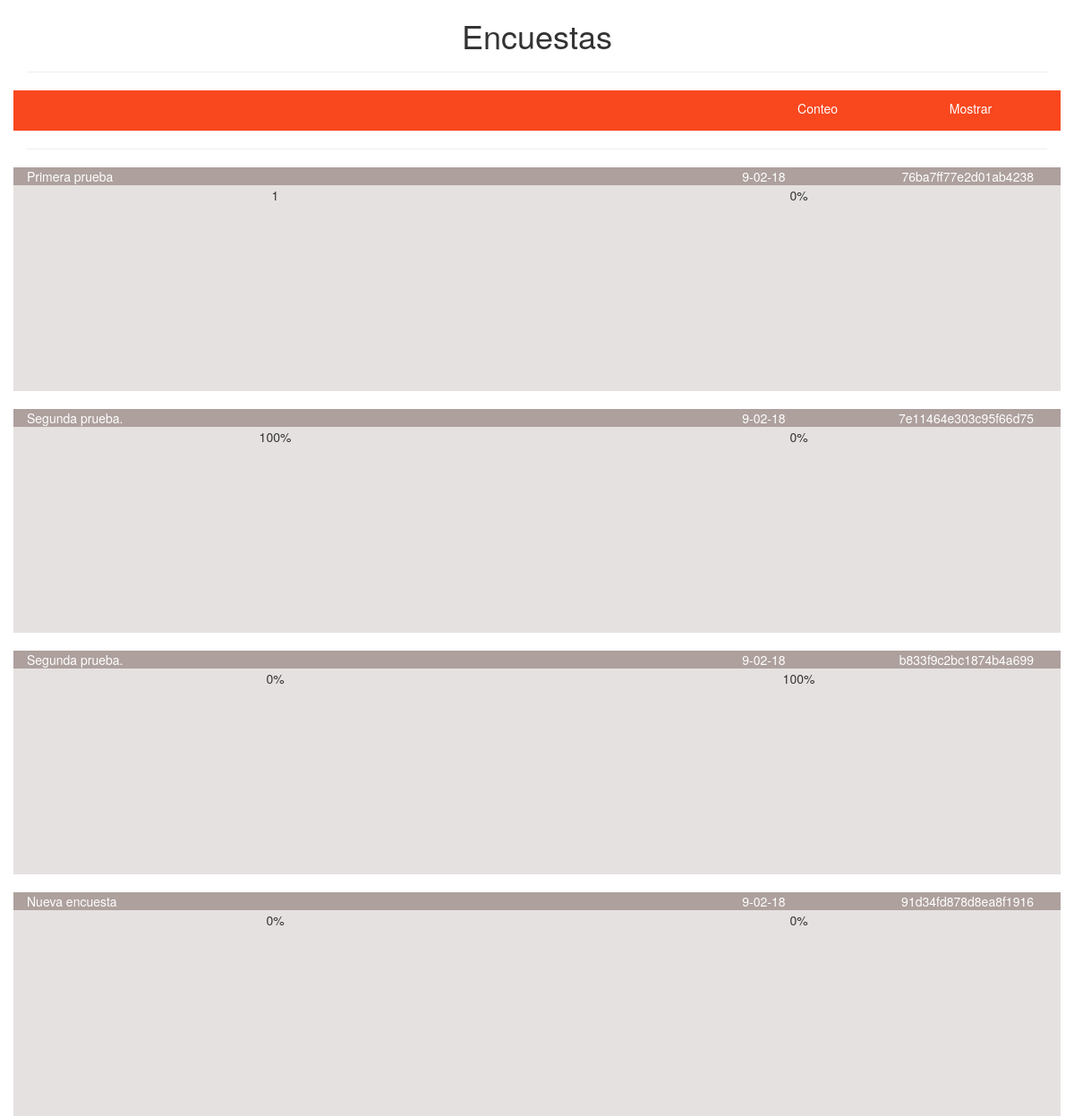
/encuestas.php, run on the app's committed database.
### tables this page shows
CREATE TABLE `vote_table` (
  `id` int(11) NOT NULL,
  `title` varchar(200) NOT NULL,
  `oa` varchar(200) NOT NULL,
  `ob` varchar(200) NOT NULL,
  `description` longtext NOT NULL,
  `range_n` int(2) NOT NULL,
  `date_n` varchar(100) NOT NULL,
  `f_date` varchar(100) NOT NULL,
  `count_a` int(255) NOT NULL,
  `count_b` int(255) NOT NULL,
  `unique_ident` varchar(20) NOT NULL
);

### core/show.php (the view, shortened to what this page needs)
<?php
function show(){
	include_once("config/database.php");
	$sql = "SELECT * FROM vote_table";
	$get_obj = mysqli_query( $connection, $sql);
	while($row = $get_obj->fetch_assoc()){
		$title = $row['title'];
		$date  = $row['date_n'];
		$uni   = $row['unique_ident'];
		$a_per = $row['count_a'];
		$b_per = $row['count_b'];
		$total = $a_per + $b_per;
		if($total == 0){
			$perc_a = 0 . "%";
			$perc_b = 0 . "%";
		}else if($a_per == 1 && $b_per == 0){
			$perc_a = 100 . "%";
			$perc_b = 0 . "%";
		}else if($b_per == 1 && $a_per == 0){
			$perc_a = 0 . "%";
			$perc_b = 100 . "%";
		}else{
			$perc_a = $total / 100;
			$perc_a = $perc_a * $a_per;
			$perc_a = round($perc_a);
			$perc_b = $total / 100 * $b_per . "%";
		}
		echo
		'
		<div class="row mar-20">
			<div class="col-md-12 vote">
				<div class="row my-color">
					<div class="col-md-6 tool">
						<p class="text-left">'.$title.'</p>
					</div>
					<div class="col-md-6 tool">
						<div class="col-md-6 text-right">'.$date.'</div>
						<div class="col-md-6 text-right">'.$uni.'</div>
					</div>
				</div>
				<div class="row">
					<div class="col-md-6"></div>
					<div class="col-md-6"></div>
				</div>
				<div class="row">
					<div class="col-md-6 perc text-center">'.$perc_a.'</div>
					<div class="col-md-6 perc text-center">'.$perc_b.'</div>
				</div>
			</div>
		</div>
		';
	}
}
 ?>

### encuestas.php (shortened to what this page needs)
<?php
include("core/show.php");
 ?>
<!DOCTYPE html>
<html>
<head>
	<link rel="stylesheet" type="text/css" href="css/bootstrap.min.css">
	<link rel="stylesheet" type="text/css" href="css/styles.css">
</head>
<body>
	<div class="container">
		<h1 class="text-center">Encuestas</h1>
		<hr>
		<div class="row">
			<div class="col-md-12 my-color">
				<div class="right">
					<div class="col-md-6">
						<p class="text-center p-10">Conteo</p>
					</div>
					<div class="col-md-6">
						<p class="text-center p-10">Mostrar</p>
					</div>
				</div>
			</div>
		</div>
		<hr>
		<?php
			show();
		 ?>
	</div>
</body>
</html>

### css/styles.css (style rules this page uses)
.my-color { background-color: #f9471e; border: none; color: white; }
.mar-20 { margin-top: 20px; }
.right { float: right; width: 30%; height: auto; }
.p-10 { padding-top: 10px; padding-bottom: 5px; }
.vote { background-color: #e5e1e0; height: auto; min-height: 250px; }
.tool { background-color: #ada09d; height: 20px; }
.perc { height: 30px; background-color: transparent; }

### data on the page
vote_table: title "Primera prueba", date_n "9-02-18", unique_ident "76ba7ff77e2d01ab4238", perc_a "1", perc_b "0%"
vote_table: title "Segunda prueba.", date_n "9-02-18", unique_ident "7e11464e303c95f66d75", perc_a "100%", perc_b "0%"
vote_table: title "Segunda prueba.", date_n "9-02-18", unique_ident "b833f9c2bc1874b4a699", perc_a "0%", perc_b "100%"
vote_table: title "Nueva encuesta", date_n "9-02-18", unique_ident "91d34fd878d8ea8f1916", perc_a "0%", perc_b "0%"
